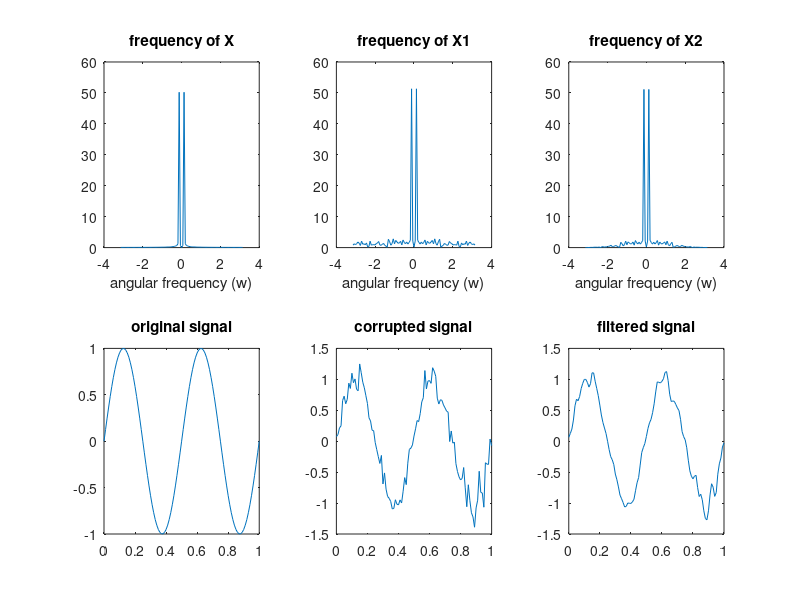

Write the MATLAB code that produced this figure.
lpf = [1/4 1/2 1/4];
zero = zeros(1, 20);
lpf = [lpf, zero];
L = fft(lpf);
L = fftshift(L);
magL =abs(L);

plot(magL)

t = 0:0.01:1;
x = sin(4*pi*t);
noise = randn(1, length(t));
x1 = x + 0.15*noise;
h = [1/4 1/2 1/4];

x2 = conv(x1, h);
x2(1) = [];
x2(end) = [];
plot(t, x2)

err1 = immse(x, x1)
err2 = immse(x, x2)
difference = err1 - err2

angular_freq = -pi:2*pi*0.01:pi;

X = fft(x);
X = fftshift(X);
magX = abs(X);

X1 = fft(x1);
X1 = fftshift(X1);
magX1 = abs(X1);

X2 = fft(x2);
X2 = fftshift(X2);
magX2 = abs(X2);

subplot(2,3,1);
plot(angular_freq, magX);
title('frequency of X')
xlabel('angular frequency (w)')
subplot(2,3,2);
plot(angular_freq, magX1)
title('frequency of X1')
xlabel('angular frequency (w)')
subplot(2,3,3);
plot(angular_freq, magX2)
title('frequency of X2')
xlabel('angular frequency (w)')

subplot(2,3,4);
plot(t, x);
title('original signal')
subplot(2,3,5);
plot(t, x1);
title('corrupted signal')
subplot(2,3,6);
plot(t, x2);
title('filtered signal')

Err1 = mean((x-x1).^2)
Err2 = mean((x-x2).^2)
difference = (Err1 - Err2)
